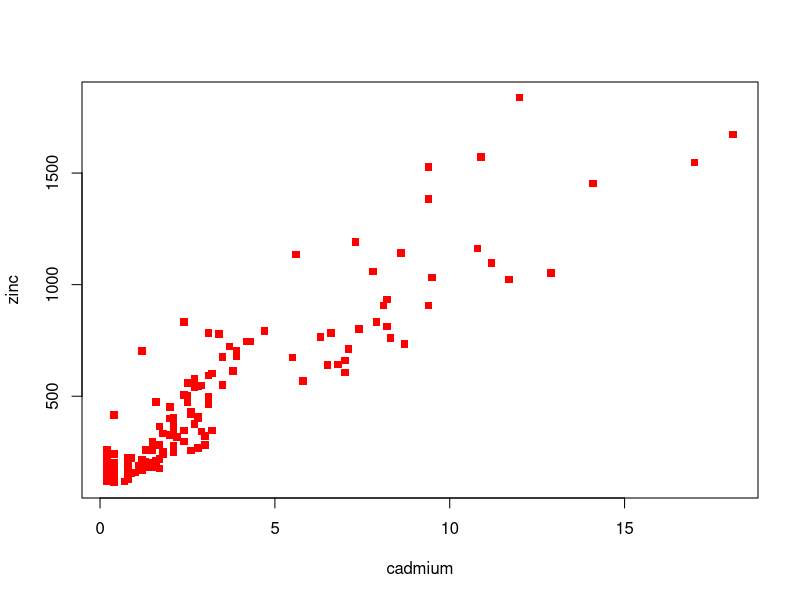
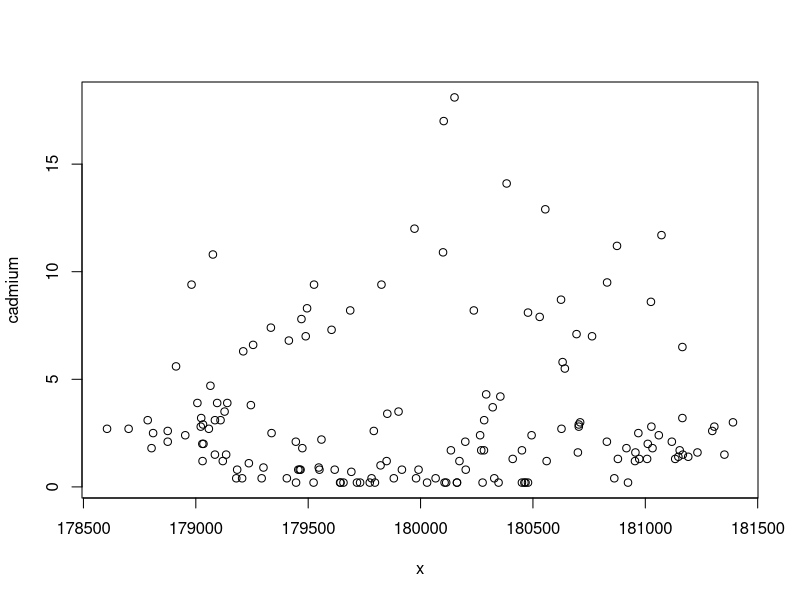
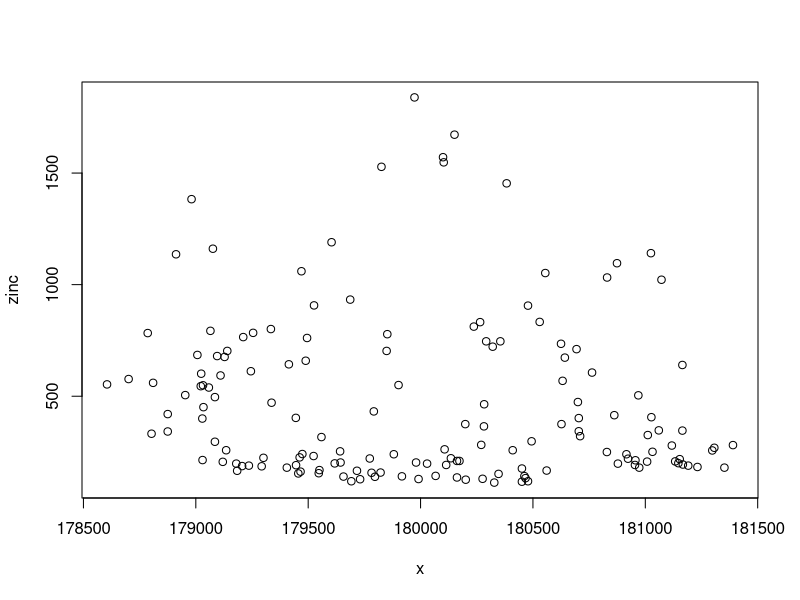

These charts were generated, in order, by the following R code: (Note: this script raises an error after producing the figures.)
### Multipanel in R: the second lecture of Monitoring ecosystems

#usually we put the packages needed on the top of the code so everyone can read them immediately
install.packages("sp")
install.packages("GGally")

library(sp) # require(sp) will also do the job
library(GGally) 

data(meuse) #there is a dataset avaiable named meuse

attach(meuse)

# exercise: see the names of the variables and plot cadmium versus zinc
# there are two ways to see the names of the variables:

names(meuse)
head(meuse)
plot(cadmium, zinc, pch= 15, col= "red")

# exercise: make all the plots of the dataset
plot(x,cadmium)
plot(x,zinc)
plot...
#plot is not a good idea!!
pairs(meuse)
# in case you recieve the error:"the size is too large" just adapt the graph window with the mouse
pairs(~ cadmium + copper + lead + zinc, data=meuse)
pairs(meuse[,3:6])  #same graph,another tiping
# exercise: prettify this graph
pairs(meuse[,3:6], col="blue", pch=11, cex= 0.7)

# GGally will prettify the current graph
#library(GGally) usually done on the top of the script
ggpairs(meuse[,3:6])
# ?aes
# ggpairs(meuse[,3:6],aes(colour='cut' ) ) + theme_dark() trying some aestetics
